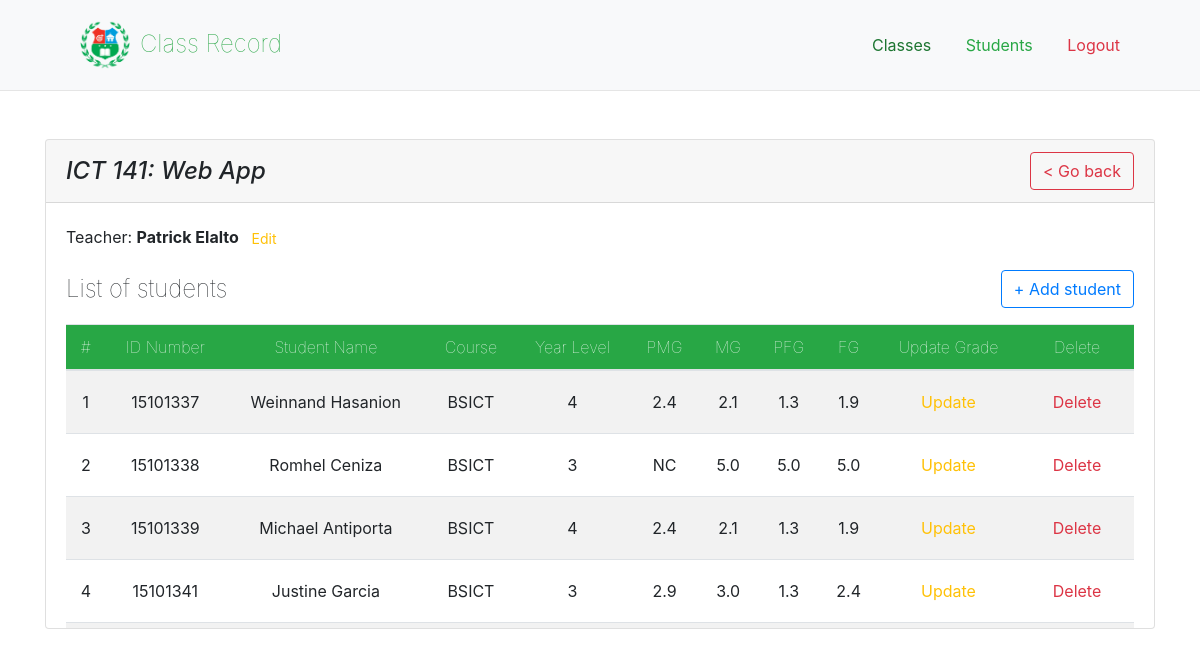
/viewclass.php?id=41, run on the app's committed database.
### tables this page shows
CREATE TABLE `classes` (
  `class_id` int(11) NOT NULL,
  `courseCode` varchar(10) NOT NULL,
  `courseDesc` varchar(100) NOT NULL,
  `teacher_id` int(11) NOT NULL
);

CREATE TABLE `teachers` (
  `teacher_id` int(11) NOT NULL,
  `fname` varchar(20) NOT NULL,
  `lname` varchar(20) NOT NULL,
  `username` varchar(20) NOT NULL,
  `password` varchar(16) NOT NULL
);

CREATE TABLE `classlist` (
  `class_id` int(11) NOT NULL,
  `student_id` int(11) NOT NULL,
  `PMG` decimal(10,1) NOT NULL,
  `MG` decimal(10,1) NOT NULL,
  `PFG` decimal(10,1) NOT NULL,
  `FG` decimal(10,1) NOT NULL
);

CREATE TABLE `students` (
  `id_num` int(11) NOT NULL,
  `fname` varchar(20) NOT NULL DEFAULT 'NULL',
  `lname` varchar(20) NOT NULL DEFAULT 'NULL',
  `course` varchar(10) DEFAULT NULL,
  `yearlvl` int(11) DEFAULT NULL,
  `m_init` char(2) DEFAULT NULL
);

### viewclass.php (the view, shortened to what this page needs)
<?php require "connect.php";
$id = $_GET["id"];
$sql = "SELECT * FROM classes WHERE class_id = $id";
$result = $con->query($sql);
$row = $result->fetch_assoc();
?>
<html lang="en">
  <head>
    <link rel="stylesheet" href="https://stackpath.bootstrapcdn.com/bootstrap/4.3.1/css/bootstrap.min.css">
  </head>
  <body>
    <header class="bg-light">
        <h4 class="text-success font-weight-lighter"><img src="icon/logo.png" width="50" height="50" alt="">Class Record</h4>
        <nav class="mynav">
            <ul>
                <li><a href="index.php" class="text-success active">Classes</a></li>
                <li><a href="students.php" class="text-success">Students</a></li>
                <li><a href="#" class="text-danger" id="logoutBtn">Logout</a></li>
            </ul>
        </nav>
    </header>
    <hr>
    <div class="container mt-5">
        <div class="card">
            <div class="card-content">
                <div class="card-header">
                    <h4 class="card-title d-inline"><i><?php echo $row["courseCode"] ?>: <?php echo $row["courseDesc"] ?></i></h4>
                    <button class="btn btn-outline-danger float-right" id="backBtn">< Go back</button>
                </div>
                <div class="card-body fixedBody">
                    <p>Teacher: <b>
                    <?php
                        $sql = "SELECT * FROM teachers WHERE teacher_id = ".$row["teacher_id"];
                        $result = $con->query($sql);
                        $res = $result->fetch_assoc();
                        echo $res["fname"]." ".$res["lname"];
                    ?>
                        </b><button class="btn btn-link text-warning btn-sm editTeacher" id="<?php echo $row["teacher_id"] ?>" data-toggle="modal" data-target="#editTeacherModal">Edit</button>
                    </p>
                    <div class="d-flex asdfdiv mb-3">
                        <h4 class="font-weight-lighter">List of students</h4>
                        <button class="btn btn-outline-primary d-inline" data-toggle="modal" data-target="#addStudentModal">+ Add student</button>
                    </div>
                    <table class="table asdftable text-center table-striped">
                        <thead class="bg-success text-white">
                            <tr>
                                <th>#</th>
                                <th>ID Number</th>
                                <th>Student Name</th>
                                <th>Course</th>
                                <th>Year Level</th>
                                <th>PMG</th>
                                <th>MG</th>
                                <th>PFG</th>
                                <th>FG</th>
                                <th>Update Grade</th>
                                <th>Delete</th>
                            </tr>
                        </thead>
                        <tbody>
                        <?php
                        $studentcount = 1;
                        $sql = "SELECT CL.*, S.fname, S.lname, S.yearlvl, S.course
                        FROM classlist AS CL
                        JOIN students AS S ON CL.student_id=S.id_num
                        WHERE CL.class_id = $id";
                        $result = $con->query($sql);
                        if($result->num_rows > 0){
                            while($student = $result->fetch_assoc()){
                        ?>
                            <tr>
                                <td>
                                    <?php echo $studentcount; $studentcount++; ?>
                                </td>
                                <td>
                                    <?php echo $student["student_id"] ?>
                                </td>
                                <td>
                                    <?php echo $student["fname"]." ".$student["lname"] ?>
                                </td>
                                <td>
                                    <?php echo $student["course"] ?>
                                </td>
                                <td>
                                    <?php echo $student["yearlvl"] ?>
                                </td>
                                <td id="<?php echo $student["student_id"] ?>PMG">
                                    <?php
                                    if($student["PMG"]==0){
                                        echo "NG";
                                    }else if($student["PMG"] > 3.0 && $student["PMG"] < 3.5){
                                        echo "NC";
                                    }else if($student["PMG"] > 3.4){
                                        echo "5.0";
                                    }else{
                                        echo number_format($student["PMG"], 1);
                                    }
                                    ?>
                                </td>
                                <td id="<?php echo $student["student_id"] ?>MG">
                                    <?php
                                    if($student["MG"]==0){
                                        echo "NG";
                                    }else if($student["MG"] > 3.0 && $student["MG"] < 3.5){
                                        echo "NC";
                                    }else if($student["MG"] > 3.4){
                                        echo "5.0";
                                    }else{
                                        echo number_format($student["MG"], 1);
                                    }
                                    ?>
                                </td>
                                <td id="<?php echo $student["student_id"] ?>PFG">
                                <?php
                                    if($student["PFG"]==0){
                                        echo "NG";
                                    }else if($student["PFG"] > 3.0 && $student["PFG"] < 3.5){
                                        echo "NC";
                                    }else if($student["PFG"] > 3.4){
                                        echo "5.0";
                                    }else{
                                        echo number_format($student["PFG"], 1);
                                    }
                                    ?>
                                </td>
                                <td>
                                    <?php
                                    if($student["PMG"] == 0 || $student["MG"] == 0 || $student["PFG"] == 0 ){
                                        echo "NG";
                                    }else if($student["FG"] > 3.0 && $student["FG"] < 3.5){
                                        echo "NC";
                                    }else if($student["FG"] > 3.4){
                                        echo "5.0";
                                    }else{
                                        echo number_format($student["FG"], 1);
                                    }
                                    ?>
                                </td>
                                <td><button class="btn btn-link text-warning updateModal" data-toggle="modal" data-target="#updateModal" id="<?php echo $student["student_id"] ?>">Update</button></td>
                                <td><button class="btn btn-link text-danger delBtn" name="<?php echo $student["student_id"] ?>">Delete</button></td>
                            </tr>
                        <?php
                            }
                        }
                        ?>
                        </tbody>
                    </table>
                </div>
            </div>
        </div>
    </div>
  </body>
</html>

### viewclass.php (style rules this page uses)
header { display: flex; padding: 20px 80px; justify-content: space-between; align-items: center; }
h4 { margin: 0 !important; }
header > h4 > img { margin-right: 10px; }
.mynav > ul { list-style: none; margin: 0; }
.mynav > ul > li { display: inline; padding-left: 30px; }
.mynav > ul > li > a.active { filter: brightness(70%); }
hr { margin: 0; }
.card-header { display: flex; justify-content: space-between; align-items: center; }
.fixedBody { max-height: 425px; overflow-y: auto; }
.asdftable > thead > tr > th { font-weight: lighter; }
.asdftable > tbody > tr > td { vertical-align: middle; }
.asdfdiv { justify-content: space-between; align-items: center; }

### data on the page
classes: courseCode "ICT 141", courseDesc "Web App"
teachers: fname "Patrick", lname "Elalto"
classlist: student "15101337", student.fname "Weinnand", student.lname "Hasanion", student.course "BSICT", student.yearlvl "4", PMG "2.4", MG "2.1", PFG "1.3", FG "1.9"
classlist: student "15101338", student.fname "Romhel", student.lname "Ceniza", student.course "BSICT", student.yearlvl "3", PMG "NC", MG "5.0", PFG "5.0"
classlist: student "15101339", student.fname "Michael", student.lname "Antiporta", student.course "BSICT", student.yearlvl "4", PMG "2.4", MG "2.1", PFG "1.3", FG "1.9"
classlist: student "15101341", student.fname "Justine", student.lname "Garcia", student.course "BSICT", student.yearlvl "3", PMG "2.9", MG "3.0", PFG "1.3", FG "2.4"
